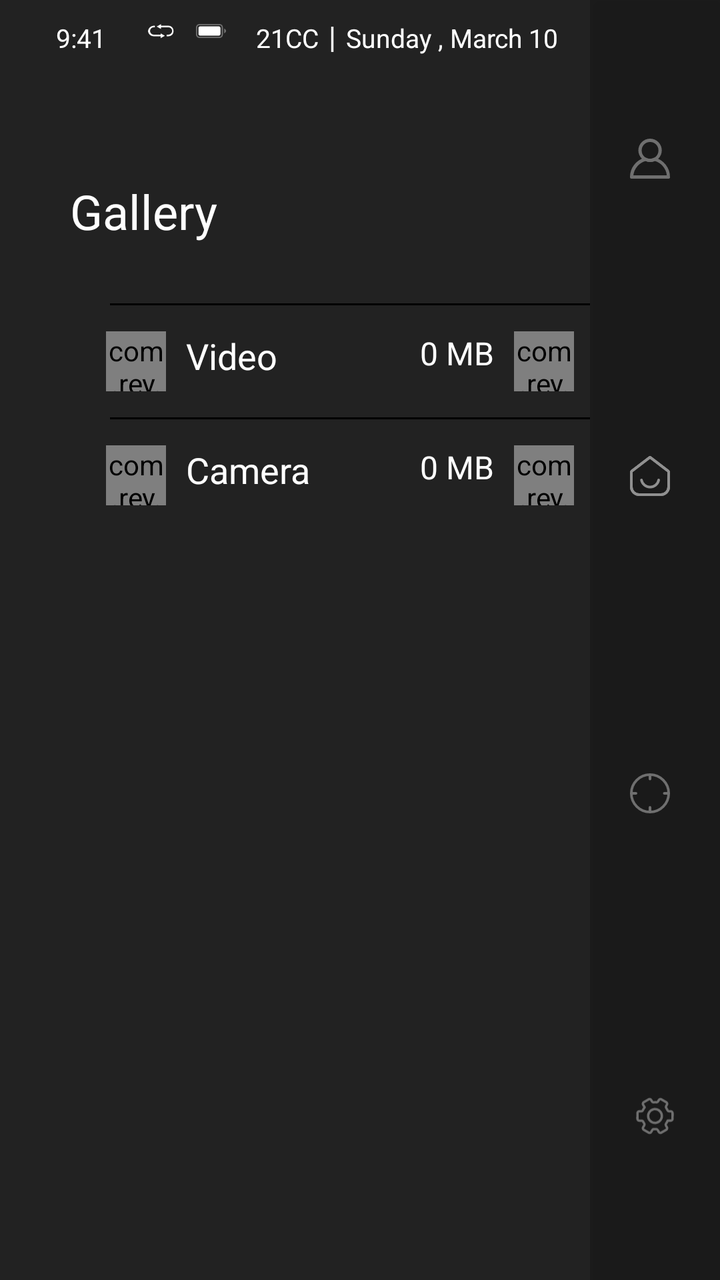
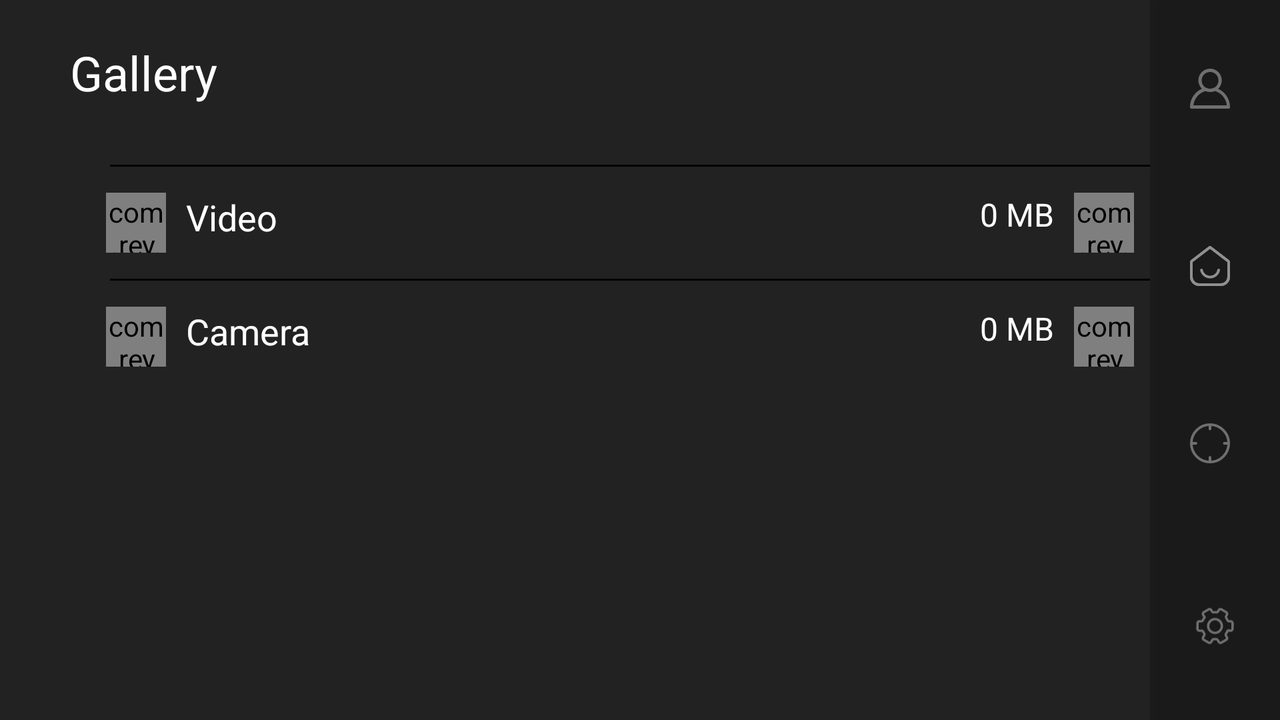

An Android layout and its configuration variant, each rendered on a device that would load it. The default file and the variant file are quoted in full after the pictures.
<!-- AndroidManifest.xml: activity theme FullscreenTheme -->
<!-- res/layout/activity_gallery.xml -->
<?xml version="1.0" encoding="utf-8"?>
<RelativeLayout xmlns:android="http://schemas.android.com/apk/res/android"
                xmlns:tools="http://schemas.android.com/tools"
                android:layout_width="match_parent"
                android:layout_height="match_parent"
                tools:context=".activities.GalleryActivity"
                android:background="@color/colorBackGround">
    <FrameLayout
            android:id="@+id/fr_status"
            android:layout_width="match_parent"
            android:layout_height="wrap_content"
            android:layout_alignParentLeft="true"

            android:layout_alignParentTop="true"
            android:elevation="4dp"
    >
        <RelativeLayout
                android:layout_width="match_parent"
                android:layout_height="wrap_content">
            <LinearLayout
                    android:id="@+id/rl_status"
                    android:layout_width="match_parent"
                    android:layout_height="wrap_content"
                    android:orientation="horizontal"

                    android:padding="8dp"
            >

                <TextView
                        android:id="@+id/txt_time"
                        android:layout_width="wrap_content"
                        android:layout_height="wrap_content"
                        android:textSize="13sp"

                        android:layout_marginLeft="20dp"
                        android:text="9:41"
                        android:textColor="@android:color/white"

                />
                <androidx.appcompat.widget.AppCompatImageView
                        android:id="@+id/img_handset_connected"
                        android:layout_width="15sp"
                        android:layout_height="15sp"
                        android:layout_marginLeft="20dp"
                        android:layout_marginRight="5dp"
                        android:src="@drawable/ic_handset_connected"
                />
                <androidx.appcompat.widget.AppCompatImageView
                        android:id="@+id/img_battery"
                        android:layout_width="15sp"
                        android:layout_height="15sp"
                        android:layout_marginLeft="5dp"
                        android:layout_marginRight="5dp"
                        android:src="@drawable/ic_battery"
                />


                <TextView
                        android:id="@+id/txt_tempreture"
                        android:layout_width="wrap_content"
                        android:layout_height="wrap_content"
                        android:textSize="13sp"
                        android:layout_marginLeft="10dp"
                        android:textColor="@android:color/white"
                        android:text="21C"
                />

                <TextView
                        android:layout_width="wrap_content"
                        android:layout_height="wrap_content"
                        android:textSize="13sp"
                        android:textColor="@android:color/white"
                        android:text="C"
                />
                <TextView
                        android:layout_width="wrap_content"
                        android:layout_height="wrap_content"
                        android:textSize="15sp"
                        android:layout_marginLeft="5dp"
                        android:textColor="@android:color/white"
                        android:text="|"
                />
                <TextView
                        android:id="@+id/txt_date"
                        android:layout_width="wrap_content"
                        android:layout_height="wrap_content"
                        android:textSize="13sp"
                        android:layout_marginLeft="5dp"
                        android:textColor="@android:color/white"
                        android:text="Sunday , March 10"
                />
            </LinearLayout>
            <androidx.appcompat.widget.AppCompatImageView
                    android:id="@+id/img_back"
                    android:layout_width="23dp"
                    android:layout_height="23dp"
                    android:layout_below="@+id/rl_status"
                    android:layout_marginLeft="30dp"
                    android:tint="@android:color/white"
                    android:src="@drawable/ic_arrow_back_black_24dp"
                    android:layout_marginTop="10dp"
            />
        </RelativeLayout>

    </FrameLayout>
    <FrameLayout
            android:id="@+id/rl_main_menu"
            android:layout_width="wrap_content"
            android:layout_height="match_parent"
            android:layout_alignParentRight="true"
            android:elevation="4dp"
            android:alpha=".5"
            android:background="@color/black_overlay"
    >
        <LinearLayout

                android:layout_width="wrap_content"
                android:layout_height="match_parent"
                android:orientation="vertical"
                android:layout_alignParentRight="true"
                android:elevation="4dp"
                android:weightSum="1"
        >
            <androidx.appcompat.widget.AppCompatImageView
                    android:id="@+id/btn_profile_gallary"
                    android:layout_width="20dp"
                    android:layout_height="20dp"
                    android:layout_weight=".25"
                    android:layout_margin="20dp"
                    android:tint="@color/colorlightGray"
                    android:src="@drawable/ic_profile"/>
            <androidx.appcompat.widget.AppCompatImageView
                    android:id="@+id/btn_home_gallary"
                    android:layout_width="20dp"
                    android:layout_height="20dp"
                    android:layout_weight=".25"
                    android:layout_margin="20dp"
                    android:src="@drawable/ic_home"/>

            <androidx.appcompat.widget.AppCompatImageView
                    android:id="@+id/btn_location_gallary"
                    android:layout_width="20dp"
                    android:layout_height="20dp"
                    android:layout_margin="20dp"
                    android:layout_weight=".25"
                    android:tint="@color/colorlightGray"
                    android:src="@drawable/ic_loc" />
            <androidx.appcompat.widget.AppCompatImageView
                    android:id="@+id/btn_setting_gallary"
                    android:layout_width="25dp"
                    android:layout_height="25dp"
                    android:layout_weight=".25"
                    android:layout_margin="20dp"
                    android:tint="@color/colorlightGray"
                    android:src="@drawable/ic_setting"/>

        </LinearLayout>
    </FrameLayout>
    <TextView
            android:id="@+id/txt_title"
            android:layout_width="wrap_content"
            android:layout_height="wrap_content"
            android:text="@string/gallery"
            android:textColor="@android:color/white"
            android:textSize="24sp"
            android:layout_marginLeft="35dp"
            android:layout_marginTop="20dp"
            android:layout_below="@+id/fr_status"
    />

    <View
            android:id="@+id/view_1"
            android:layout_toLeftOf="@+id/rl_main_menu"
            android:layout_width="match_parent"
            android:layout_height="1dp"
            android:background="@android:color/black"
            android:layout_below="@+id/txt_title"
            android:layout_marginTop="30dp"
            android:layout_marginLeft="55dp"
    />
    <RelativeLayout
            android:id="@+id/rl_video"
            android:layout_width="match_parent"
            android:layout_height="wrap_content"
            android:layout_toLeftOf="@+id/rl_main_menu"
            android:layout_below="@+id/view_1"
            android:layout_marginLeft="45dp"
            android:layout_marginTop="5dp"
            android:padding="8dp"


    >
        <com.rey.material.widget.ImageView
                android:id="@+id/img_video"
                android:layout_width="30dp"
                android:layout_height="30dp"
                android:background="@drawable/ripple"
                android:src="@drawable/ic_video"/>
        <TextView
                android:layout_width="wrap_content"
                android:layout_height="wrap_content"
                android:text="@string/video"
                android:textSize="18sp"
                android:textColor="@android:color/white"
                android:layout_toRightOf="@+id/img_video"
                android:layout_marginLeft="10dp"/>
        <com.rey.material.widget.ImageView
                android:id="@+id/img_arrow"
                android:layout_width="30dp"
                android:layout_height="30dp"
                android:tint="@android:color/white"
                android:layout_alignParentRight="true"
                android:src="@drawable/ic_keyboard_arrow_right_black_24dp"/>
        <TextView
                android:id="@+id/txt_video_size"
                android:layout_width="wrap_content"
                android:layout_height="wrap_content"
                android:text="0 MB"
                android:textSize="16sp"
                android:textColor="@android:color/white"
                android:layout_toLeftOf="@+id/img_arrow"
                android:layout_marginRight="10dp"/>
    </RelativeLayout>
    <View
            android:id="@+id/view_2"
            android:layout_toLeftOf="@+id/rl_main_menu"
            android:layout_width="match_parent"
            android:layout_height="1dp"
            android:background="@android:color/black"
            android:layout_below="@+id/rl_video"
            android:layout_marginTop="5dp"
            android:layout_marginLeft="55dp"
    />
    <RelativeLayout
            android:id="@+id/rl_photo"
            android:layout_width="match_parent"
            android:layout_height="wrap_content"
            android:layout_toLeftOf="@+id/rl_main_menu"
            android:layout_below="@+id/view_2"
            android:layout_marginLeft="45dp"
            android:layout_marginTop="5dp"
            android:padding="8dp"


    >
        <com.rey.material.widget.ImageView
                android:id="@+id/img_photo"
                android:layout_width="30dp"
                android:layout_height="30dp"
                android:background="@drawable/ripple"
                android:src="@drawable/ic_camera2"/>
        <TextView
                android:layout_width="wrap_content"
                android:layout_height="wrap_content"
                android:text="@string/camera"
                android:textSize="18sp"
                android:textColor="@android:color/white"
                android:layout_toRightOf="@+id/img_photo"
                android:layout_marginLeft="10dp"/>
        <com.rey.material.widget.ImageView
                android:id="@+id/img_arrow2"
                android:layout_width="30dp"
                android:layout_height="30dp"
                android:tint="@android:color/white"
                android:layout_alignParentRight="true"
                android:src="@drawable/ic_keyboard_arrow_right_black_24dp"/>
        <TextView
                android:id="@+id/txt_photo_size"
                android:layout_width="wrap_content"
                android:layout_height="wrap_content"
                android:text="0 MB"
                android:textSize="16sp"
                android:textColor="@android:color/white"
                android:layout_toLeftOf="@+id/img_arrow2"
                android:layout_marginRight="10dp"/>
    </RelativeLayout>


</RelativeLayout>
<!-- resources referenced by this layout -->
<resources>
  <color name="black_overlay">#66000000</color>
  <color name="colorBackGround">#222222</color>
  <color name="colorlightGray">#BDBDBD</color>
  <!-- drawable ic_handset_connected (drawable) -->
  <vector xmlns:android="http://schemas.android.com/apk/res/android" xmlns:aapt="http://schemas.android.com/aapt"
      android:viewportWidth="23.863"
      android:viewportHeight="18.968"
      android:width="23.863dp"
      android:height="18.968dp">
      <group
          android:rotation="45"
          android:translateX="11.887"
          android:translateY="-21.843">
          <group
              android:translateX="-9.106">
              <path
                  android:pathData="M32.329 14.919l-4.155 4.155 -0.869 -0.869 -1 3.775 3.775 -1 -0.951 -0.951L33.28 15.87a2.944 2.944 0 0 1 4.209 -0.081 3.049 3.049 0 0 1 0 4.318l-0.9 0.9 0.951 0.951 0.9 -0.9a3.992 3.992 0 0 0 -0.027 -5.92l-0.027 -0.027A4.15 4.15 0 0 0 32.329 14.919Z"
                  android:fillColor="#FFFFFF" />
          </group>
          <group
              android:translateY="-23.749">
              <path
                  android:pathData="M24.065 48.2L20.29 51.976A3.016 3.016 0 0 1 16 52a2.952 2.952 0 0 1 0.054 -4.237l0.516 -0.516 -0.951 -0.951 -0.516 0.516a4.881 4.881 0 0 0 -0.163 6.464l0.027 0.027a4.652 4.652 0 0 0 6.3 -0.38l3.775 -3.775L26.1 50.211l1 -3.775 -3.775 1Z"
                  android:fillColor="#FFFFFF" />
          </group>
      </group>
  </vector>
  <!-- drawable ic_video (drawable) -->
  <vector xmlns:android="http://schemas.android.com/apk/res/android" xmlns:aapt="http://schemas.android.com/aapt"
      android:viewportWidth="30.189"
      android:viewportHeight="17.462"
      android:width="30.189dp"
      android:height="17.462dp">
      <group
          android:translateX="-5.35"
          android:translateY="-24.17">
          <path
              android:pathData="M23.265 41.632a3.38 3.38 0 0 0 3.38 -3.38V35.92L33 39.591a1.673 1.673 0 0 0 1.69 0 1.69 1.69 0 0 0 0.845 -1.464V27.675A1.69 1.69 0 0 0 33 26.212l-6.358 3.671V27.55a3.38 3.38 0 0 0 -3.38 -3.38H8.73a3.38 3.38 0 0 0 -3.38 3.38v10.7a3.38 3.38 0 0 0 3.38 3.38ZM33.68 27.381a0.338 0.338 0 0 1 0.507 0.294V38.127a0.338 0.338 0 0 1 -0.507 0.294l-7.034 -4.056V31.444ZM6.7 38.252V27.55a2.028 2.028 0 0 1 2.028 -2.028H23.262A2.028 2.028 0 0 1 25.29 27.55v10.7a2.028 2.028 0 0 1 -2.028 2.028H8.727A2.028 2.028 0 0 1 6.7 38.252Z"
              android:fillColor="#FFFFFF" />
      </group>
  </vector>
  <!-- drawable ripple (drawable) -->
  <?xml version="1.0" encoding="utf-8"?>
  <ripple xmlns:android="http://schemas.android.com/apk/res/android"
      android:color="@color/colorFillAllDevices"
      >
  </ripple>
  <string name="camera">Camera</string>
  <string name="gallery">Gallery</string>
  <string name="video">Video</string>
  <style name="FullscreenTheme" parent="AppTheme">
          <item name="android:actionBarStyle">@style/FullscreenActionBarStyle</item>
          <item name="android:windowActionBarOverlay">true</item>
          <item name="android:windowBackground">@null</item>
          <item name="metaButtonBarStyle">?android:attr/buttonBarStyle</item>
          <item name="metaButtonBarButtonStyle">?android:attr/buttonBarButtonStyle</item>
      </style>
  <color name="colorFillAllDevices">#514F50</color>
  <style name="AppTheme" parent="Theme.AppCompat.NoActionBar">
          
          <item name="android:windowTranslucentNavigation">false</item>
          <item name="android:windowNoTitle">true</item>
          <item name="android:windowActionBar">true</item>
          <item name="android:windowFullscreen">true</item>
          <item name="android:windowContentOverlay">@null</item>
          <item name="android:windowDrawsSystemBarBackgrounds">false</item>
      </style>
  <style name="FullscreenActionBarStyle" parent="Widget.AppCompat.ActionBar">
          <item name="android:background">@color/black_overlay</item>
      </style>
</resources>
<!-- res/layout-land/activity_gallery.xml (the repository's variant of the layout above) -->
<!-- drawn on the phone turned sideways -->
<?xml version="1.0" encoding="utf-8"?>
<RelativeLayout xmlns:android="http://schemas.android.com/apk/res/android"
                xmlns:app="http://schemas.android.com/apk/res-auto"
                xmlns:tools="http://schemas.android.com/tools"
                android:layout_width="match_parent"
                android:layout_height="match_parent"
                tools:context="com.ictit.squenda.activities.GalleryActivity"
                android:background="@color/colorBackGround">
    <FrameLayout
            android:id="@+id/rl_main_menu"
            android:layout_width="wrap_content"
            android:layout_height="match_parent"
            android:layout_alignParentRight="true"
            android:elevation="4dp"
            android:alpha=".5"
            android:background="@color/black_overlay"
    >
        <LinearLayout

                android:layout_width="wrap_content"
                android:layout_height="match_parent"
                android:orientation="vertical"
                android:layout_alignParentRight="true"
                android:elevation="4dp"
                android:weightSum="1"
        >
            <androidx.appcompat.widget.AppCompatImageView
                    android:id="@+id/btn_profile_gallary"
                    android:layout_width="20dp"
                    android:layout_height="20dp"
                    android:layout_weight=".25"
                    android:layout_margin="20dp"
                    android:tint="@color/colorlightGray"
                    android:background="@drawable/ripple"
                    android:src="@drawable/ic_profile"/>
            <androidx.appcompat.widget.AppCompatImageView
                    android:id="@+id/btn_home_gallary"
                    android:layout_width="20dp"
                    android:layout_height="20dp"
                    android:layout_weight=".25"
                    android:background="@drawable/ripple"
                    android:layout_margin="20dp"
                    android:src="@drawable/ic_home"/>

            <androidx.appcompat.widget.AppCompatImageView
                    android:id="@+id/btn_location_gallary"
                    android:layout_width="20dp"
                    android:layout_height="20dp"
                    android:layout_margin="20dp"
                    android:layout_weight=".25"
                    android:background="@drawable/ripple"
                    android:tint="@color/colorlightGray"
                    android:src="@drawable/ic_loc" />
            <androidx.appcompat.widget.AppCompatImageView
                    android:id="@+id/btn_setting_gallary"
                    android:layout_width="25dp"
                    android:layout_height="25dp"
                    android:layout_weight=".25"
                    android:background="@drawable/ripple"
                    android:layout_margin="20dp"
                    android:tint="@color/colorlightGray"
                    android:src="@drawable/ic_setting"/>

        </LinearLayout>
    </FrameLayout>
    <TextView
            android:id="@+id/txt_title"
            android:layout_width="wrap_content"
            android:layout_height="wrap_content"
            android:text="@string/gallery"
            android:textColor="@android:color/white"
            android:textSize="24sp"
            android:layout_marginLeft="35dp"
            android:layout_marginTop="20dp"
    />

    <View
            android:id="@+id/view_1"
            android:layout_toLeftOf="@+id/rl_main_menu"
            android:layout_width="match_parent"
            android:layout_height="1dp"
            android:background="@android:color/black"
            android:layout_below="@+id/txt_title"
            android:layout_marginTop="30dp"
            android:layout_marginLeft="55dp"
    />
    <RelativeLayout
            android:id="@+id/rl_video"
            android:layout_width="match_parent"
            android:layout_height="wrap_content"
            android:layout_toLeftOf="@+id/rl_main_menu"
            android:layout_below="@+id/view_1"
            android:layout_marginLeft="45dp"
            android:layout_marginTop="5dp"
            android:padding="8dp"


    >
        <com.rey.material.widget.ImageView
                android:id="@+id/img_video"
                android:layout_width="30dp"
                android:layout_height="30dp"
                android:background="@drawable/ripple"
                android:src="@drawable/ic_video"/>
        <TextView
                android:layout_width="wrap_content"
                android:layout_height="wrap_content"
                android:text="@string/video"
                android:textSize="18sp"
                android:textColor="@android:color/white"
                android:layout_toRightOf="@+id/img_video"
                android:layout_marginLeft="10dp"/>
        <com.rey.material.widget.ImageView
                android:id="@+id/img_arrow"
                android:layout_width="30dp"
                android:layout_height="30dp"
                android:tint="@android:color/white"
                android:layout_alignParentRight="true"
                android:src="@drawable/ic_keyboard_arrow_right_black_24dp"/>
        <TextView
                android:id="@+id/txt_video_size"
                android:layout_width="wrap_content"
                android:layout_height="wrap_content"
                android:text="0 MB"
                android:textSize="16sp"
                android:textColor="@android:color/white"
                android:layout_toLeftOf="@+id/img_arrow"
                android:layout_marginRight="10dp"/>
    </RelativeLayout>
    <View
            android:id="@+id/view_2"
            android:layout_toLeftOf="@+id/rl_main_menu"
            android:layout_width="match_parent"
            android:layout_height="1dp"
            android:background="@android:color/black"
            android:layout_below="@+id/rl_video"
            android:layout_marginTop="5dp"
            android:layout_marginLeft="55dp"
    />
    <RelativeLayout
            android:id="@+id/rl_photo"
            android:layout_width="match_parent"
            android:layout_height="wrap_content"
            android:layout_toLeftOf="@+id/rl_main_menu"
            android:layout_below="@+id/view_2"
            android:layout_marginLeft="45dp"
            android:layout_marginTop="5dp"
            android:padding="8dp"


    >
        <com.rey.material.widget.ImageView
                android:id="@+id/img_photo"
                android:layout_width="30dp"
                android:layout_height="30dp"
                android:background="@drawable/ripple"
                android:src="@drawable/ic_camera2"/>
        <TextView
                android:layout_width="wrap_content"
                android:layout_height="wrap_content"
                android:text="@string/camera"
                android:textSize="18sp"
                android:textColor="@android:color/white"
                android:layout_toRightOf="@+id/img_photo"
                android:layout_marginLeft="10dp"/>
        <com.rey.material.widget.ImageView
                android:id="@+id/img_arrow2"
                android:layout_width="30dp"
                android:layout_height="30dp"
                android:tint="@android:color/white"
                android:layout_alignParentRight="true"
                android:src="@drawable/ic_keyboard_arrow_right_black_24dp"/>
        <TextView
                android:id="@+id/txt_photo_size"
                android:layout_width="wrap_content"
                android:layout_height="wrap_content"
                android:text="0 MB"
                android:textSize="16sp"
                android:textColor="@android:color/white"
                android:layout_toLeftOf="@+id/img_arrow2"
                android:layout_marginRight="10dp"/>
    </RelativeLayout>


</RelativeLayout>
<!-- resources referenced by the variant -->
<!-- as the phone turned sideways resolves them -->
<resources>
  <color name="black_overlay">#66000000</color>
  <color name="colorBackGround">#222222</color>
  <color name="colorlightGray">#BDBDBD</color>
  <!-- drawable ic_camera2 (drawable) -->
  <vector xmlns:android="http://schemas.android.com/apk/res/android" xmlns:aapt="http://schemas.android.com/aapt"
      android:viewportWidth="33.766"
      android:viewportHeight="33.766"
      android:width="33.766dp"
      android:height="33.766dp">
      <group
          android:translateX="4.924"
          android:translateY="7.035">
          <path
              android:pathData="M24.621 17.509A2.214 2.214 0 0 1 22.383 19.7H2.238A2.214 2.214 0 0 1 0 17.509V5.471A2.214 2.214 0 0 1 2.238 3.283H6.715L8.953 0h6.715l2.238 3.283h4.477a2.214 2.214 0 0 1 2.238 2.189Z"
              android:strokeColor="#FFFFFF"
              android:strokeWidth="1.5"
              android:strokeLineCap="round"
              android:strokeLineJoin="round"
              android:strokeMiterLimit="10" />
          <group
              android:translateX="7.834"
              android:translateY="6.566">
              <path
                  android:pathData="M8.954 4.377A4.477 4.377 0 0 1 0 4.377A4.477 4.377 0 0 1 8.954 4.377Z"
                  android:strokeColor="#FFFFFF"
                  android:strokeWidth="1.5"
                  android:strokeLineCap="round"
                  android:strokeLineJoin="round"
                  android:strokeMiterLimit="10" />
          </group>
      </group>
  </vector>
  <!-- drawable ic_video (drawable) -->
  <vector xmlns:android="http://schemas.android.com/apk/res/android" xmlns:aapt="http://schemas.android.com/aapt"
      android:viewportWidth="30.189"
      android:viewportHeight="17.462"
      android:width="30.189dp"
      android:height="17.462dp">
      <group
          android:translateX="-5.35"
          android:translateY="-24.17">
          <path
              android:pathData="M23.265 41.632a3.38 3.38 0 0 0 3.38 -3.38V35.92L33 39.591a1.673 1.673 0 0 0 1.69 0 1.69 1.69 0 0 0 0.845 -1.464V27.675A1.69 1.69 0 0 0 33 26.212l-6.358 3.671V27.55a3.38 3.38 0 0 0 -3.38 -3.38H8.73a3.38 3.38 0 0 0 -3.38 3.38v10.7a3.38 3.38 0 0 0 3.38 3.38ZM33.68 27.381a0.338 0.338 0 0 1 0.507 0.294V38.127a0.338 0.338 0 0 1 -0.507 0.294l-7.034 -4.056V31.444ZM6.7 38.252V27.55a2.028 2.028 0 0 1 2.028 -2.028H23.262A2.028 2.028 0 0 1 25.29 27.55v10.7a2.028 2.028 0 0 1 -2.028 2.028H8.727A2.028 2.028 0 0 1 6.7 38.252Z"
              android:fillColor="#FFFFFF" />
      </group>
  </vector>
  <!-- drawable ripple (drawable) -->
  <?xml version="1.0" encoding="utf-8"?>
  <ripple xmlns:android="http://schemas.android.com/apk/res/android"
      android:color="@color/colorFillAllDevices"
      >
  </ripple>
  <string name="camera">Camera</string>
  <string name="gallery">Gallery</string>
  <string name="video">Video</string>
  <style name="FullscreenTheme" parent="AppTheme">
          <item name="android:actionBarStyle">@style/FullscreenActionBarStyle</item>
          <item name="android:windowActionBarOverlay">true</item>
          <item name="android:windowBackground">@null</item>
          <item name="metaButtonBarStyle">?android:attr/buttonBarStyle</item>
          <item name="metaButtonBarButtonStyle">?android:attr/buttonBarButtonStyle</item>
      </style>
  <color name="colorFillAllDevices">#514F50</color>
  <style name="AppTheme" parent="Theme.AppCompat.NoActionBar">
          
          <item name="android:windowTranslucentNavigation">false</item>
          <item name="android:windowNoTitle">true</item>
          <item name="android:windowActionBar">true</item>
          <item name="android:windowFullscreen">true</item>
          <item name="android:windowContentOverlay">@null</item>
          <item name="android:windowDrawsSystemBarBackgrounds">false</item>
      </style>
  <style name="FullscreenActionBarStyle" parent="Widget.AppCompat.ActionBar">
          <item name="android:background">@color/black_overlay</item>
      </style>
</resources>
